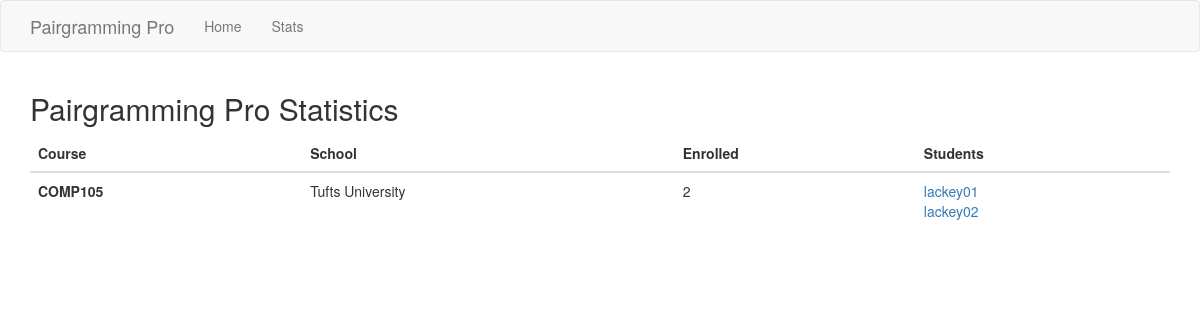
Screenshot of /stats with the database file from the repository.
### app/models.py (models this page shows, shortened)
class Course(db.Model):
    id = db.Column(db.Integer, primary_key=True)
    name = db.Column(db.String(64), index=True, unique=True)
    s_id = db.Column(db.Integer, db.ForeignKey('school.id'))
    students = db.relationship('User', backref='enrolled', lazy='dynamic')

class School(db.Model):
    id = db.Column(db.Integer, primary_key=True)
    name = db.Column(db.String(128), index=True, unique=True)
    courses = db.relationship('Course', backref='institution', lazy='dynamic')
    students = db.relationship('User', backref='attending', lazy='dynamic')
    admin_school = db.Column(db.Boolean)
    def __repr__(self):
        return '{}'.format(self.name)

class User(UserMixin, db.Model):
    id = db.Column(db.Integer, primary_key=True)
    username = db.Column(db.String(128), index=True, unique=True)
    email = db.Column(db.String(128), index=True, unique=True)
    s_id = db.Column(db.Integer, db.ForeignKey('school.id'))
    c_id = db.Column(db.Integer, db.ForeignKey('course.id'))
    password_hash = db.Column(db.String(128))
    free_times = db.relationship('FreeInterval', backref='author', lazy='dynamic')
    taken = db.Column(db.Boolean)
    partner = db.Column(db.String(128))

### app/routes.py (the view)
@app.route('/stats', methods=['POST', 'GET'])
def stats():
    schools = School.query.all()
    courses = Course.query.all()
    users = User.query.all()
    return render_template('stats.html', title='Stats', schools=schools, cn_pair=list(map(lambda x: (x, len(list(x.students))), list(courses))), users=users)

### app/templates/stats.html
{% extends "base.html" %}
{% block app_content %}
<h2>Pairgramming Pro Statistics</h2>
<table class="table">
	<thead>
		<tr>
			<th>
				Course
			</th>
			<th>
				School
			</th>
			<th>
				Enrolled
			</th>
			<th>
				Students
			</th>
		</tr>
	</thead>
	<tbody>
		{% for c in cn_pair %}
			<tr>
				<th>{{c[0].name}}</th>
				<td>{{c[0].institution}}</td>
				<td>{{c[1]}}</td>
				<td>
					{% for s in c[0].students %}
						<a href="{{ url_for('user', username=s.username) }}">{{ s.username }}</a><br>
					{% endfor %}
				</td>
			</tr>
		{% endfor %}
	</tbody>
</table>
{% endblock %}

### rows the page displays
Course: name "COMP105", name "Tufts University", id "2"
User: username "lackey01"
User: username "lackey02"
